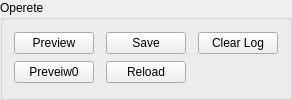
             <widget class="QGroupBox" name="Operate">
              <property name="minimumSize">
               <size>
                <width>100</width>
                <height>0</height>
               </size>
              </property>
              <property name="maximumSize">
               <size>
                <width>500</width>
                <height>16777215</height>
               </size>
              </property>
              <property name="title">
               <string>Operete</string>
              </property>
              <layout class="QGridLayout" name="gridLayout">
               <property name="horizontalSpacing">
                <number>12</number>
               </property>
               <property name="verticalSpacing">
                <number>6</number>
               </property>
               <item row="0" column="1">
                <widget class="QPushButton" name="Save">
                 <property name="sizePolicy">
                  <sizepolicy hsizetype="Preferred" vsizetype="Fixed">
                   <horstretch>0</horstretch>
                   <verstretch>0</verstretch>
                  </sizepolicy>
                 </property>
                 <property name="font">
                  <font>
                   <family>Microsoft YaHei UI</family>
                   <pointsize>9</pointsize>
                  </font>
                 </property>
                 <property name="text">
                  <string>Save</string>
                 </property>
                </widget>
               </item>
               <item row="0" column="0">
                <widget class="QPushButton" name="Preview">
                 <property name="minimumSize">
                  <size>
                   <width>0</width>
                   <height>0</height>
                  </size>
                 </property>
                 <property name="font">
                  <font>
                   <family>Microsoft YaHei UI</family>
                   <pointsize>9</pointsize>
                  </font>
                 </property>
                 <property name="text">
                  <string>Preview</string>
                 </property>
                </widget>
               </item>
               <item row="0" column="2">
                <widget class="QPushButton" name="ClearLog">
                 <property name="font">
                  <font>
                   <family>Microsoft YaHei UI</family>
                   <pointsize>9</pointsize>
                  </font>
                 </property>
                 <property name="text">
                  <string>Clear Log</string>
                 </property>
                </widget>
               </item>
               <item row="1" column="1">
                <widget class="QPushButton" name="Reload">
                 <property name="font">
                  <font>
                   <family>Microsoft YaHei UI</family>
                   <pointsize>9</pointsize>
                  </font>
                 </property>
                 <property name="text">
                  <string>Reload</string>
                 </property>
                </widget>
               </item>
               <item row="1" column="0">
                <widget class="QPushButton" name="Preview0">
                 <property name="font">
                  <font>
                   <family>Microsoft YaHei UI</family>
                   <pointsize>9</pointsize>
                  </font>
                 </property>
                 <property name="text">
                  <string>Preveiw0</string>
                 </property>
                </widget>
               </item>
              </layout>
             </widget>
